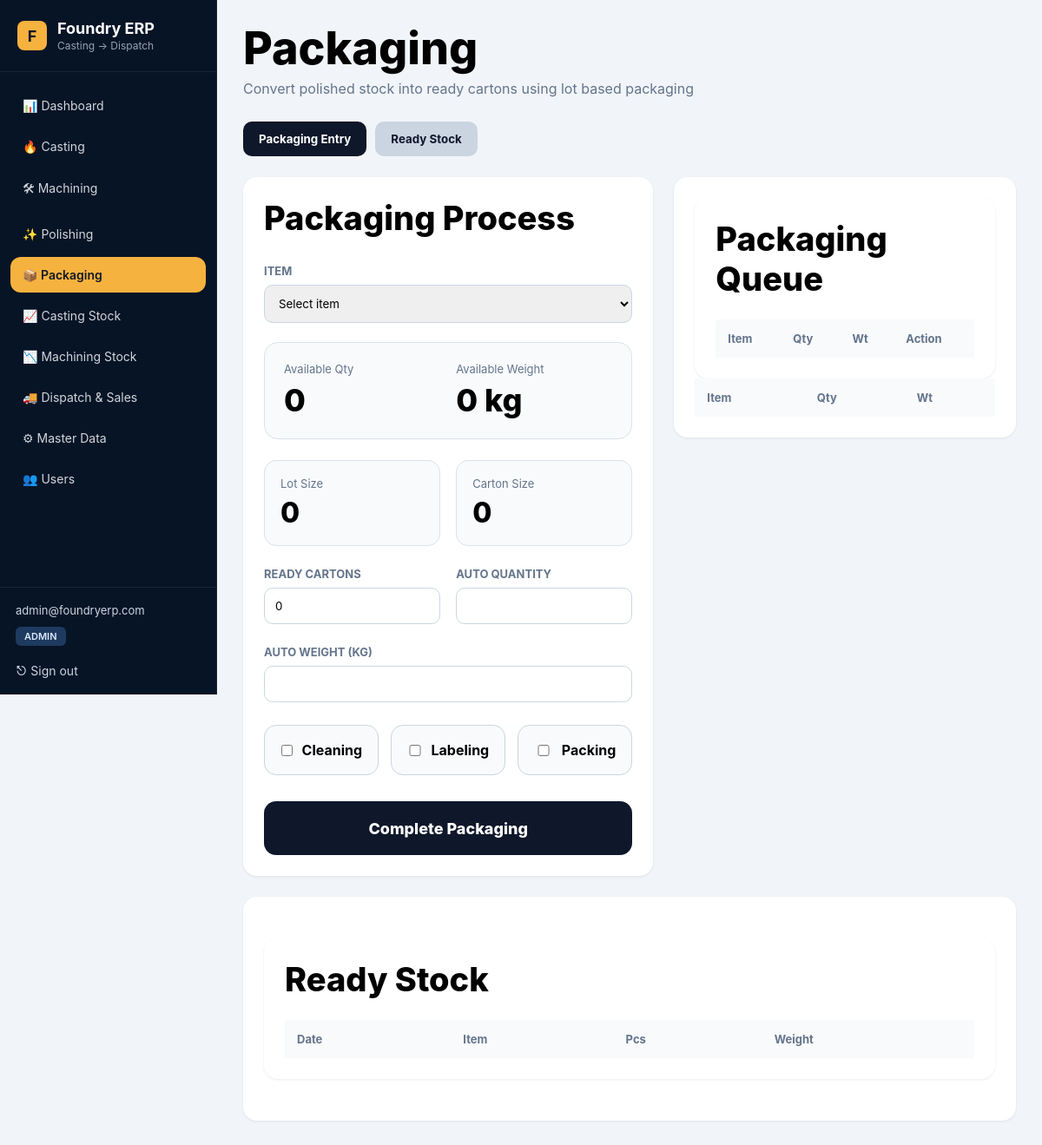
/packaging/, run on an earlier commit of the app's database.
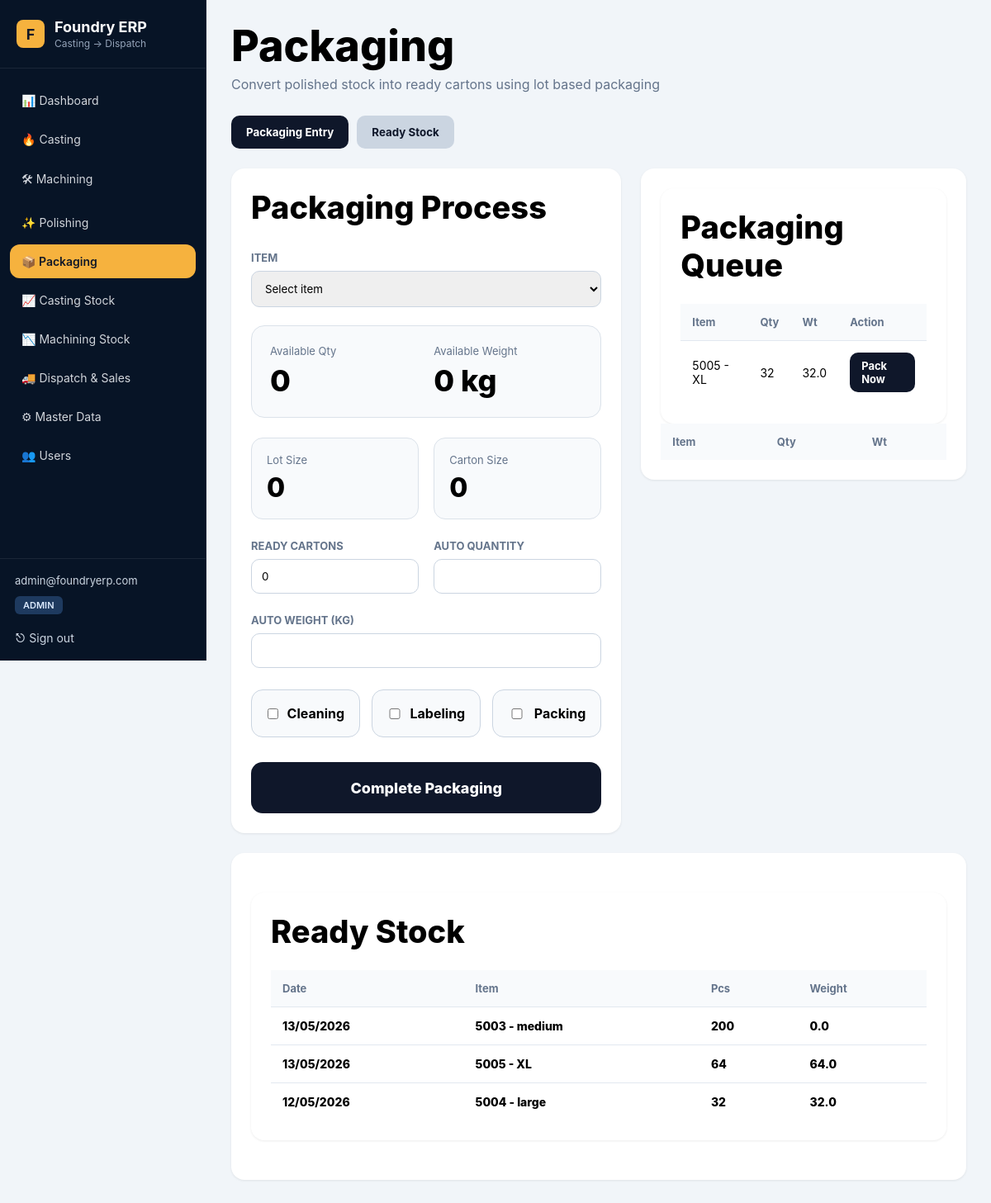
And on a later commit of the database.
### inventory/models.py (models this page shows, shortened)
class StockTransaction(models.Model):
    item = models.ForeignKey(
        Item,
        on_delete=models.CASCADE
    )
    transaction_type = models.CharField(
        max_length=50,
        choices=TransactionType.choices
    )
    from_warehouse = models.ForeignKey(
        Warehouse,
        on_delete=models.SET_NULL,
        related_name='from_transactions',
        blank=True,
        null=True
    )
    to_warehouse = models.ForeignKey(
        Warehouse,
        on_delete=models.SET_NULL,
        related_name='to_transactions',
        blank=True,
        null=True
    )
    worker = models.ForeignKey(
        Worker,
        on_delete=models.SET_NULL,
        blank=True,
        null=True
    )
    job_worker = models.ForeignKey(
        JobWorker,
        on_delete=models.SET_NULL,
        blank=True,
        null=True
    )
    client = models.ForeignKey(
        Client,
        on_delete=models.SET_NULL,
        blank=True,
        null=True
    )
    heat_no = models.CharField(
        max_length=50,
        blank=True,
        null=True
    )
    quantity = models.IntegerField(
        default=0
    )
    weight = models.FloatField(
        default=0
    )
    lot_quantity = models.IntegerField(
        default=0
    )
    notes = models.TextField(
        blank=True,
        null=True
    )
    created_at = models.DateTimeField(
        auto_now_add=True
    )

class Item(models.Model):
    CATEGORY_CHOICES = [
        ("BRASS", "Brass"),
        ("MORTAR", "Mortar"),
        ("PESTLE", "Pestle"),
        ("CHOPPING", "Chopping Board"),
        ("OTHER", "Other"),
    ]
    MATERIAL_CHOICES = [
        ("BRASS", "Brass"),
        ("SS", "Stainless Steel"),
        ("CI", "Cast Iron"),
        ("ALUMINIUM", "Aluminium"),
    ]
    client = models.ForeignKey(
        "Client",
        on_delete=models.SET_NULL,
        blank=True,
        null=True
    )
    code = models.CharField(
        max_length=50,
        unique=True
    )
    name = models.CharField(
        max_length=100
    )
    category = models.CharField(
        max_length=50,
        choices=CATEGORY_CHOICES,
        default="OTHER"
    )
    material = models.CharField(
        max_length=50,
        choices=MATERIAL_CHOICES,
        blank=True,
        null=True
    )
    variant = models.CharField(
        max_length=100,
        blank=True,
        null=True
    )
    item_type = models.CharField(
        max_length=100,
        blank=True,
        null=True
    )
    weight_per_piece = models.FloatField(
        default=0
    )
    lot_size = models.IntegerField(
        default=0
    )
    lot_with_box = models.IntegerField(
        default=0
    )
    process = models.CharField(
        max_length=50,
        choices=ProcessType.choices,
        blank=True,
        null=True
    )
    machining_required = models.BooleanField(
        default=True
    )
    polishing_required = models.BooleanField(
        default=True
    )
    packing_required = models.BooleanField(
        default=True
    )
    rate_per_piece = models.FloatField(
        default=0
    )
    notes = models.TextField(
        blank=True,
        null=True
    )
    active = models.BooleanField(
        default=True
    )
    created_at = models.DateTimeField(
        auto_now_add=True
    )
    def __str__(self):
        return f"{self.code} - {self.name}"

### inventory/views.py (the view, shortened to what this page needs)
def packaging_view(request):
    items = Item.objects.all()
    packaging_queue = []
    polishing_in_entries = StockTransaction.objects.filter(
        transaction_type="polishing_in"
    ).order_by("-created_at")
    for entry in polishing_in_entries:
        already_packed = StockTransaction.objects.filter(
            notes=f"PACKED #{entry.id}"
        ).exists()
        if not already_packed:
            packaging_queue.append(entry)
    pack_id = request.GET.get("pack")
    ready_stock = StockTransaction.objects.filter(
        transaction_type="packaging_in"
    ).order_by("-created_at")
    completed_ids = []
    for row in packaging_queue:
        done = StockTransaction.objects.filter(
            notes=f"PACKED #{row.id}"
        ).exists()
        if done:
            completed_ids.append(row.id)
    context = {
        "items": items,
        "packaging_queue": packaging_queue,
        "ready_stock": ready_stock,
        "completed_ids": completed_ids,
    }
    return render(
        request,
        "packaging.html",
        context
    )

### templates/packaging.html (shortened to what the changed rows need)
{% extends "layout/base.html" %}
{% block content %}
<div style="margin-bottom:28px;">
    <h1 style="
        font-size:52px;
        font-weight:800;
        line-height:1;
        margin-bottom:10px;
    ">
        Packaging
    </h1>
</div>
<div style="
    display:grid;
    grid-template-columns:1.2fr 1fr;
    gap:24px;
    align-items:start;
">
    <div class="card">
        <h2 style="
            font-size:38px;
            font-weight:800;
            margin-bottom:30px;
        ">
            Packaging Process
        </h2>
    </div>
    <div class="card">
<div class="card">
    <h2 style="
        font-size:38px;
        font-weight:800;
        margin-bottom:24px;
    ">
        Packaging Queue
    </h2>
    <table>
        <thead>
            <tr>
                <th>Item</th>
                <th>Qty</th>
                <th>Wt</th>
                <th>Action</th>
            </tr>
        </thead>
        <tbody>
            {% for row in packaging_queue %}
            <tr>
                <td>
                    {{ row.item.code }} - {{ row.item.name }}
                </td>
                <td>
                    {{ row.quantity }}
                </td>
                <td>
                    {{ row.weight }}
                </td>
                <td>
                    {% if row.id in completed_ids %}
                        <span style="
                        color:#16a34a;
                        font-size:13px;
                        font-weight:700;
                        ">
                            ✓ Packed
                        </span>
                    {% else %}
                        <a href="?pack={{ row.id }}"
                           style="
                           background:#0f172a;
                           color:white;
                           padding:8px 14px;
                           border-radius:10px;
                           text-decoration:none;
                           font-size:13px;
                           font-weight:700;
                           display:inline-block;
                           ">
                            Pack Now
                        </a>
                    {% endif %}
                </td>
            </tr>
            {% endfor %}
        </tbody>
    </table>
</div>
        <table>
            <thead>
                <tr>
                    <th>Item</th>
                    <th>Qty</th>
                    <th>Wt</th>
                </tr>
            </thead>
        </table>
    </div>
</div>
<div class="card"
     style="margin-top:24px;">
    <h2 style="
        font-size:38px;
        font-weight:800;
        margin-bottom:24px;
    ">
<div class="card"
     style="margin-top:24px;">
    <h2 style="
        font-size:38px;
        font-weight:800;
        margin-bottom:24px;
    ">
        Ready Stock
    </h2>
    <table>
        <thead>
            <tr>
                <th>Date</th>
                <th>Item</th>
                <th>Pcs</th>
                <th>Weight</th>
            </tr>
        </thead>
        <tbody>
            {% for row in ready_stock %}
            <tr>
                <td>
                    {{ row.created_at|date:"d/m/Y" }}
                </td>
                <td>
                    {{ row.item }}
                </td>
                <td>
                    {{ row.quantity }}
                </td>
                <td>
                    {{ row.weight }}
                </td>
            </tr>
            {% endfor %}
        </tbody>
    </table>
</div>
{% endblock %}

What changed in the data, as far as the page shows it:
added StockTransaction: item.code "5005", item.name "XL", quantity "32", weight "32.0", shown under "Packaging Queue"
added StockTransaction: created_at "13/05/2026", item "5003 - medium", quantity "200", weight "0.0", shown under "Ready Stock"
added StockTransaction: created_at "13/05/2026", item "5005 - XL", quantity "64", weight "64.0", shown under "Ready Stock"
added StockTransaction: created_at "12/05/2026", item "5004 - large", quantity "32", weight "32.0", shown under "Ready Stock"
